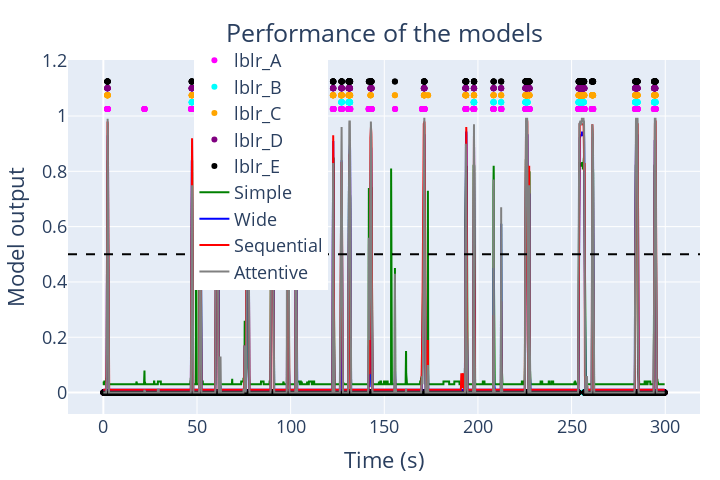

Here is the notebook cell this chart was saved with:
### Code cell
import plotly.graph_objects as go

# Create a time axis (frame number divided by frame rate gives time in seconds)
time = np.arange(len(autolabels_simple["obj_1"])) / 25

# Create a figure
fig = go.Figure()

# Add traces for each label set
fig.add_trace(go.Scatter(x=time, y=[x * 1.025 for x in labels_A["obj_1"]], mode='markers', name='lblr_A', marker=dict(color='magenta')))
fig.add_trace(go.Scatter(x=time, y=[x * 1.05 for x in labels_B["obj_1"]], mode='markers', name='lblr_B', marker=dict(color='cyan')))
fig.add_trace(go.Scatter(x=time, y=[x * 1.075 for x in labels_C["obj_1"]], mode='markers', name='lblr_C', marker=dict(color='orange')))
fig.add_trace(go.Scatter(x=time, y=[x * 1.10 for x in labels_D["obj_1"]], mode='markers', name='lblr_D', marker=dict(color='purple')))
fig.add_trace(go.Scatter(x=time, y=[x * 1.125 for x in labels_E["obj_1"]], mode='markers', name='lblr_E', marker=dict(color='black')))

# fig.add_trace(go.Scatter(x=list(range(len(avrg_example["obj_1"]))), y=avrg_example["obj_1"], mode='lines', name='Average', line=dict(color='black')))

fig.add_trace(go.Scatter(x=time, y=autolabels_simple["obj_1"], mode='lines', name='Simple', line=dict(color='green', width=2)))
fig.add_trace(go.Scatter(x=time, y=autolabels_wide["obj_1"], mode='lines', name='Wide', line=dict(color='blue', width=2)))
# fig.add_trace(go.Scatter(x=list(range(len(autolabels_RF["obj_1"]))), y=autolabels_RF["obj_1"], mode='lines', name='RF', line=dict(color='gray', width=2)))
fig.add_trace(go.Scatter(x=time, y=autolabels_seq["obj_1"], mode='lines', name='Sequential', line=dict(color='red', width=2)))
fig.add_trace(go.Scatter(x=time, y=autolabels_att["obj_1"], mode='lines', name='Attentive', line=dict(color='gray', width=2)))

# Add horizontal lines
fig.add_hline(y=0.5, line_dash="dash", line_color="black")

# Update layout
fig.update_layout(
title=dict(
        text=f'Performance of the models',
        x=0.5,
        y=0.95,
        xanchor='center',
        xref='paper'),
xaxis_title="Time (s)",
yaxis_title="Model output",
legend=dict(yanchor="bottom", y=0.35, xanchor="left", x=0.2),  # Position the legend above the plot
# yaxis=dict(range=[None, 1.2]),
# xaxis=dict(range=[130, 144]),
margin=dict(t=60, b=20, l=20, r=20),
showlegend=True,
width=720,
height=480,
font=dict(size=18)
)

# Show the plot
fig.show()

### Figure 1 — Plotly figure (JSON) as saved in the notebook; plotly's stock layout.template omitted (floating-point values rounded to 4 significant figures; data arrays with more than 128 entries replaced by an {"elided": "..."} marker saying what was removed)
{"data": [{"marker": {"color": "magenta"}, "mode": "markers", "name": "lblr_A", "type": "scatter", "x": {"elided": "7493 float values"}, "y": {"elided": "7493 float values"}}, {"marker": {"color": "cyan"}, "mode": "markers", "name": "lblr_B", "type": "scatter", "x": {"elided": "7493 float values"}, "y": {"elided": "7493 float values"}}, {"marker": {"color": "orange"}, "mode": "markers", "name": "lblr_C", "type": "scatter", "x": {"elided": "7493 float values"}, "y": {"elided": "7493 float values"}}, {"marker": {"color": "purple"}, "mode": "markers", "name": "lblr_D", "type": "scatter", "x": {"elided": "7493 float values"}, "y": {"elided": "7493 float values"}}, {"marker": {"color": "black"}, "mode": "markers", "name": "lblr_E", "type": "scatter", "x": {"elided": "7493 float values"}, "y": {"elided": "7493 float values"}}, {"line": {"color": "green", "width": 2}, "mode": "lines", "name": "Simple", "type": "scatter", "x": {"elided": "7493 float values"}, "y": {"elided": "7493 float values"}}, {"line": {"color": "blue", "width": 2}, "mode": "lines", "name": "Wide", "type": "scatter", "x": {"elided": "7493 float values"}, "y": {"elided": "7493 float values"}}, {"line": {"color": "red", "width": 2}, "mode": "lines", "name": "Sequential", "type": "scatter", "x": {"elided": "7493 float values"}, "y": {"elided": "7493 float values"}}, {"line": {"color": "gray", "width": 2}, "mode": "lines", "name": "Attentive", "type": "scatter", "x": {"elided": "7493 float values"}, "y": {"elided": "7493 float values"}}], "layout": {"font": {"size": 18}, "height": 480, "legend": {"x": 0.2, "xanchor": "left", "y": 0.35, "yanchor": "bottom"}, "margin": {"b": 20, "l": 20, "r": 20, "t": 60}, "shapes": [{"line": {"color": "black", "dash": "dash"}, "type": "line", "x0": 0, "x1": 1, "xref": "x domain", "y0": 0.5, "y1": 0.5, "yref": "y"}], "showlegend": true, "title": {"text": "Performance of the models", "x": 0.5, "xanchor": "center", "xref": "paper", "y": 0.95}, "width": 720, "xaxis": {"title": {"text": "Time (s)"}}, "yaxis": {"title": {"text": "Model output"}}}}
